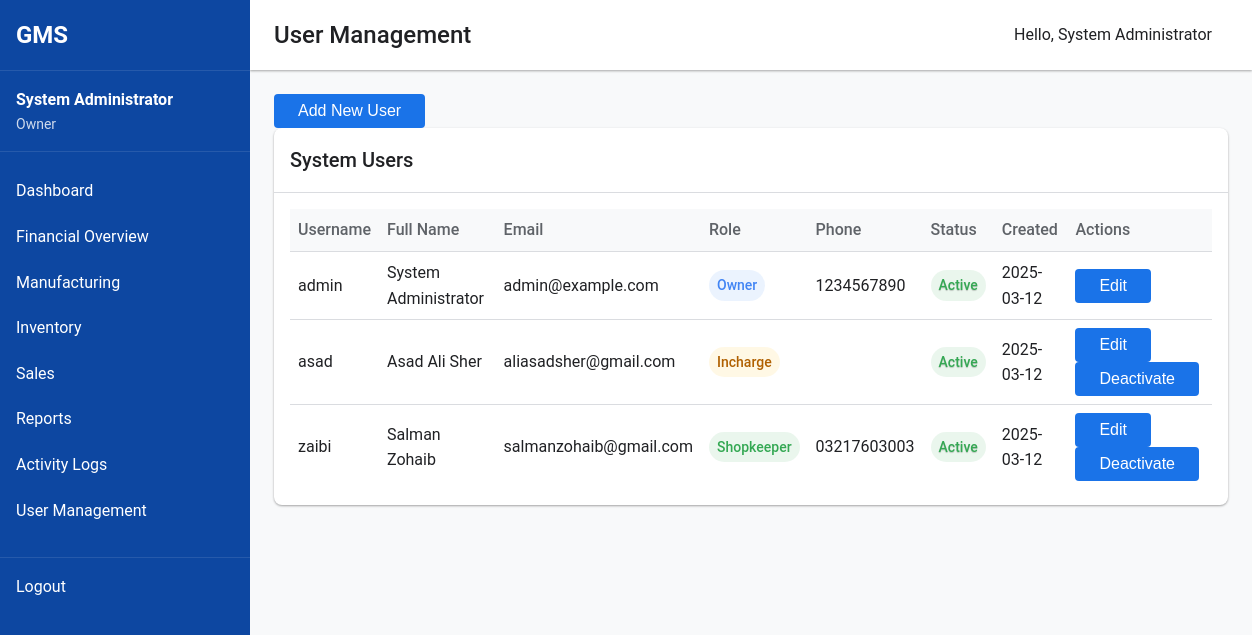
Page /owner/users.php (signed in) on the committed database.
### tables this page shows
CREATE TABLE `users` (
  `id` int(11) NOT NULL,
  `username` varchar(50) NOT NULL,
  `password` varchar(255) NOT NULL,
  `full_name` varchar(100) NOT NULL,
  `email` varchar(100) NOT NULL,
  `role` enum('owner','incharge','shopkeeper') NOT NULL,
  `phone` varchar(20) DEFAULT NULL,
  `is_active` tinyint(1) DEFAULT 1,
  `created_at` timestamp NULL DEFAULT current_timestamp(),
  `updated_at` timestamp NULL DEFAULT current_timestamp() ON UPDATE current_timestamp()
);

### owner/users.php (the view, shortened to what this page needs)
<?php
include_once '../includes/header.php';
$database = new Database();
$db = $database->getConnection();
$query = "SELECT id, username, full_name, email, role, phone, is_active, created_at
          FROM users
          ORDER BY username";
$stmt = $db->prepare($query);
$stmt->execute();
$users = $stmt->fetchAll(PDO::FETCH_ASSOC);
?>
<div class="page-actions">
    <button id="addUserBtn" class="button">Add New User</button>
</div>
<div class="dashboard-card full-width">
    <div class="card-header">
        <h2>System Users</h2>
    </div>
    <div class="card-content">
        <table class="data-table">
            <thead>
                <tr>
                    <th>Username</th>
                    <th>Full Name</th>
                    <th>Email</th>
                    <th>Role</th>
                    <th>Phone</th>
                    <th>Status</th>
                    <th>Created</th>
                    <th>Actions</th>
                </tr>
            </thead>
            <tbody>
                <?php foreach($users as $user): ?>
                <tr class="<?php echo $user['is_active'] ? '' : 'inactive-row'; ?>">
                    <td><?php echo htmlspecialchars($user['username']); ?></td>
                    <td><?php echo htmlspecialchars($user['full_name']); ?></td>
                    <td><?php echo htmlspecialchars($user['email']); ?></td>
                    <td><span class="role-badge role-<?php echo $user['role']; ?>"><?php echo ucfirst($user['role']); ?></span></td>
                    <td><?php echo htmlspecialchars($user['phone']); ?></td>
                    <td>
                        <span class="status-badge status-<?php echo $user['is_active'] ? 'active' : 'inactive'; ?>">
                            <?php echo $user['is_active'] ? 'Active' : 'Inactive'; ?>
                        </span>
                    </td>
                    <td><?php echo htmlspecialchars(date('Y-m-d', strtotime($user['created_at']))); ?></td>
                    <td>
                        <div class="action-buttons">
                            <button class="button small edit-user" data-id="<?php echo $user['id']; ?>">Edit</button>
                            <?php if($user['id'] != $_SESSION['user_id']):  ?>
                            <button class="button small <?php echo $user['is_active'] ? 'deactivate-user' : 'activate-user'; ?>"
                                    data-id="<?php echo $user['id']; ?>"
                                    data-name="<?php echo htmlspecialchars($user['full_name']); ?>">
                                <?php echo $user['is_active'] ? 'Deactivate' : 'Activate'; ?>
                            </button>
                            <?php endif; ?>
                        </div>
                    </td>
                </tr>
                <?php endforeach; ?>
            </tbody>
        </table>
    </div>
</div>
<?php include_once '../includes/footer.php'; ?>

### assets/css/style.css (style rules this page uses)
:root { --primary: #1a73e8; --primary-dark: #0d47a1; --secondary: #5f6368; --accent: #fbbc04; --success: #34a853; --warning: #fbbc04; --error: #ea4335; --background: #ffffff; --surface: #f8f9fa; --border: #dadce0; --text-primary: #202124; --text-secondary: #5f6368; --font-family: 'Roboto', 'Segoe UI', Arial, sans-serif; --font-size-sm: 0.875rem; --font-size-md: 1rem; --font-size-lg: 1.25rem; --font-size-xl: 1.5rem; --spacing-xs: 0.25rem; --spacing-sm: 0.5rem; --spacing-md: 1rem; --spacing-lg: 1.5rem; --spacing-xl: 2rem; --border-radius-sm: 0.25rem; --border-radius-md: 0.5rem; --border-radius-lg: 1rem; --shadow-sm: 0 1px 3px rgba(0,0,0,0.12), 0 1px 2px rgba(0,0,0,0.24); --shadow-md: 0 3px 6px rgba(0,0,0,0.16), 0 3px 6px rgba(0,0,0,0.23); --shadow-lg: 0 10px 20px rgba(0,0,0,0.19), 0 6px 6px rgba(0,0,0,0.23); }
* { margin: 0; padding: 0; box-sizing: border-box; }
body { font-family: var(--font-family); font-size: var(--font-size-md); color: var(--text-primary); background-color: var(--surface); line-height: 1.6; }
button, .button { display: inline-block; background-color: var(--primary); color: white; border: none; padding: var(--spacing-sm) var(--spacing-lg); border-radius: var(--border-radius-sm); cursor: pointer; font-size: var(--font-size-md); font-weight: 500; transition: background-color 0.3s ease; }

### assets/css/dashboard.css (style rules this page uses)
.dashboard-card { background-color: white; border-radius: var(--border-radius-md); box-shadow: var(--shadow-sm); overflow: hidden; }
.dashboard-card.full-width { grid-column: 1 / -1; }
.card-header { display: flex; justify-content: space-between; align-items: center; padding: var(--spacing-md); border-bottom: 1px solid var(--border); }
.card-header h2 { font-size: var(--font-size-lg); font-weight: 500; margin: 0; }
.card-content { padding: var(--spacing-md); }
.data-table { width: 100%; border-collapse: collapse; }
.data-table th, .data-table td { padding: var(--spacing-sm); text-align: left; border-bottom: 1px solid var(--border); }
.data-table th { font-weight: 500; color: var(--text-secondary); background-color: var(--surface); }
.data-table tr:last-child td { border-bottom: none; }
.status-badge { display: inline-block; padding: 2px 8px; border-radius: 12px; font-size: var(--font-size-sm); font-weight: 500; }
.status-badge { display: inline-block; padding: 0.25rem 0.5rem; border-radius: 1rem; font-size: var(--font-size-sm, 0.875rem); font-weight: 500; color: white; text-shadow: 0 1px 1px rgba(0, 0, 0, 0.2); }

### owner/users.php (style rules this page uses)
.role-badge { display: inline-block; padding: 0.25rem 0.5rem; border-radius: 1rem; font-size: var(--font-size-sm); font-weight: 500; }
.role-owner { background-color: rgba(66, 133, 244, 0.1); color: #4285f4; }
.role-incharge { background-color: rgba(251, 188, 4, 0.1); color: #b06000; }
.role-shopkeeper { background-color: rgba(52, 168, 83, 0.1); color: #34a853; }
.status-active { background-color: rgba(52, 168, 83, 0.1); color: #34a853; }

### rows in the picture
users: username "admin", full_name "System Administrator", email "admin@example.com", role "Owner", phone "1234567890", is_active "Active", created_at "2025-03-12"
users: username "asad", full_name "Asad Ali Sher", email "aliasadsher@gmail.com", role "Incharge", is_active "Active", created_at "2025-03-12"
users: username "zaibi", full_name "Salman Zohaib", email "salmanzohaib@gmail.com", role "Shopkeeper", phone "03217603003", is_active "Active", created_at "2025-03-12"

### other values in the picture
$_SESSION['full_name'] "System Administrator"
$_SESSION['role'] "Owner"
$page_title "User Management"
